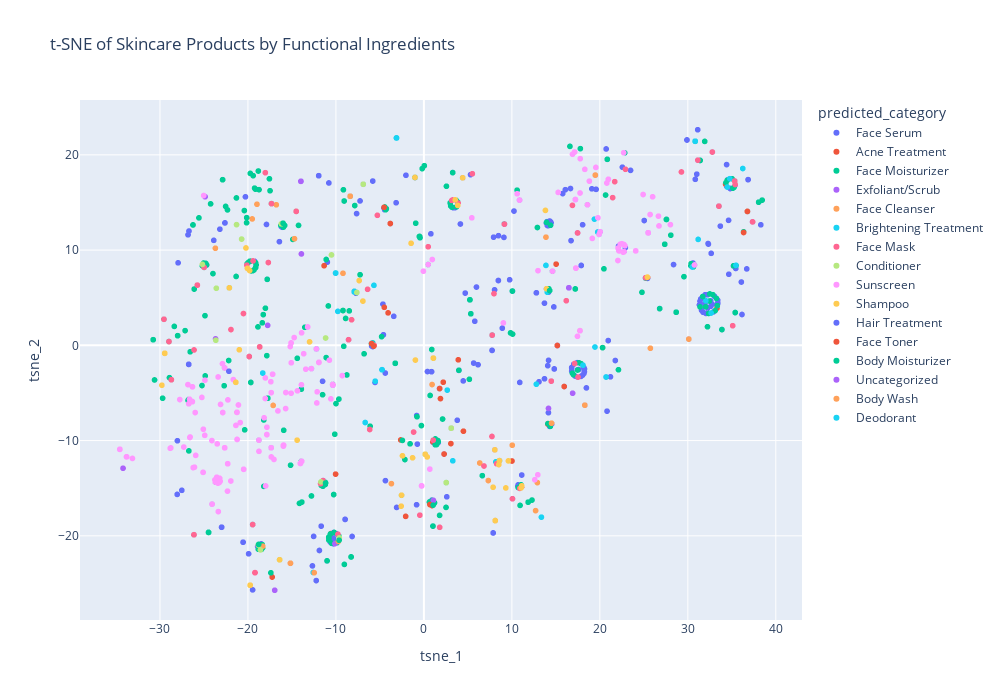

Write notebook code for a chart like this one.
### Code cell
import plotly.express as px

fig = px.scatter(
    df_binary,
    x='tsne_1',
    y='tsne_2',
    color='predicted_category',  # Color by category
    hover_name='product_title',  # Hover shows product title
    title='t-SNE of Skincare Products by Functional Ingredients',
    width=1000,
    height=700
)

fig.show()

### Figure 1 — Plotly figure (JSON) as saved in the notebook; plotly's stock layout.template omitted (floating-point values rounded to 4 significant figures; data arrays with more than 128 entries replaced by an {"elided": "..."} marker saying what was removed)
{"data": [{"hovertemplate": "<b>%{hovertext}</b><br><br>predicted_category=Face Serum<br>tsne_1=%{x}<br>tsne_2=%{y}<extra></extra>", "hovertext": {"elided": "299 str values"}, "legendgroup": "Face Serum", "marker": {"color": "#636efa", "symbol": "circle"}, "mode": "markers", "name": "Face Serum", "showlegend": true, "type": "scattergl", "x": {"elided": "299 float values"}, "xaxis": "x", "y": {"elided": "299 float values"}, "yaxis": "y"}, {"hovertemplate": "<b>%{hovertext}</b><br><br>predicted_category=Acne Treatment<br>tsne_1=%{x}<br>tsne_2=%{y}<extra></extra>", "hovertext": ["Spot Treatment", "R.E.D Blemish Repair Soothing Cream", "Clearskin Blemish Clearing AHA Treatment Cream", "T.L.C. Sukari Babyfacial", "Clear Start Flashfoliant Foaming Exfoliator", "Green Tea + Mint Cleanser", "Be Berry Radiant", "The Method: Nourish Blemish Control", "Facial Gel Wash", "Enzymatic Body Polish", "Sebo-almond-claris Pure Skin Solution 3% Mandelic Acid", "Pair Acne Cream W", "Weidenrinden Spezial-Spray", "Meerestang Fett-Stopp Gel-Spülung", "Just Bee Clear Blemish Control Moisturizer", "Zero Blemish Cream", "Tea Tree Biome Blemish Cica Cream", "Rose Blemish Cream", "Purifying Cleanser With Glycolic Acid", "Effaclar Salicylic Acid Acne Treatment"], "legendgroup": "Acne Treatment", "marker": {"color": "#EF553B", "symbol": "circle"}, "mode": "markers", "name": "Acne Treatment", "showlegend": true, "type": "scattergl", "x": [-0.4862, 25.42, 14.1, 15.03, 10.01, 14.08, 1.016, 11.12, 1.882, 2.296, -2.074, -17.25, 3.068, 4.496, 33.31, -10.59, -19.1, 34.29, -2.635, 15.17], "xaxis": "x", "y": [11.43, 7.135, -8.217, 8.528, -12.14, -8.27, -10.13, -14.83, -5.591, -11.41, -17.96, -24.33, -10.32, -9.011, 3.903, -19.77, 8.234, 16.92, -9.935, -0.01514], "yaxis": "y"}, {"hovertemplate": "<b>%{hovertext}</b><br><br>predicted_category=Face Moisturizer<br>tsne_1=%{x}<br>tsne_2=%{y}<extra></extra>", "hovertext": {"elided": "308 str values"}, "legendgroup": "Face Moisturizer", "marker": {"color": "#00cc96", "symbol": "circle"}, "mode": "markers", "name": "Face Moisturizer", "showlegend": true, "type": "scattergl", "x": {"elided": "308 float values"}, "xaxis": "x", "y": {"elided": "308 float values"}, "yaxis": "y"}, {"hovertemplate": "<b>%{hovertext}</b><br><br>predicted_category=Exfoliant/Scrub<br>tsne_1=%{x}<br>tsne_2=%{y}<extra></extra>", "hovertext": ["CBD Face Scrub", "T.L.C. Happi Scalp Scrub", "Apple Cider & Sea Salt Scalp Scrub Detox Scalp Scrub Treatment", "Sakura Exfoliating Scrub", "Lavender & Wild Orchid Hand & Body Scrub", "Raw Shea Butter Hand And Body Scrub", "Aloes Pink Lip Care Scrub", "Hyaluronic Acid And Sugar Scrub", "Even Smoother Instant Reveal Facial Peel", "Tetraforce Cica Peeling Toner Pad", "Exfoliating Shampoo", "All Kill Refresh Body Scrub", "L'Institut Youth Resurfacing Peel", "Express Delivery Enzyme Peel", "Activated Charcoal Face Scrub"], "legendgroup": "Exfoliant/Scrub", "marker": {"color": "#ab63fa", "symbol": "circle"}, "mode": "markers", "name": "Exfoliant/Scrub", "showlegend": true, "type": "scattergl", "x": [-24.87, 8.061, 8.061, 16.48, -13.98, -13.98, -17.76, -13.92, 16.9, 1.082, -23.68, -10.11, 14.16, 16.48, -18.66], "xaxis": "x", "y": [15.6, -10.97, -10.97, 6.045, 17.22, 17.22, 2.096, 9.598, -5.026, -16.28, 0.6784, -20.82, -6.621, 6.04, -0.1606], "yaxis": "y"}, {"hovertemplate": "<b>%{hovertext}</b><br><br>predicted_category=Face Cleanser<br>tsne_1=%{x}<br>tsne_2=%{y}<extra></extra>", "hovertext": ["CBD Face Cleansing Milk", "Glycolic Cleanser", "AHA By Cleansing Research Wash", "Let's Melt It Off Cleansing Balm", "African Black Soap Balancing Moisturizer", "Cleansing Milk", "Md - Restoring Facial Cleanser", "Salicylic Acid Daily Balance Cleansing Gel", "Cleansing Pasta (dry Skin)", "Deve Cleansing Oil", "Cleansing Milk", "Acnes Face Wash", "Pigmentbio H2O Brightening Micellar Water", "Replenishing Gel", "Hyaluron Foam Cleansing", "AC Derma Remedial Cleansing Foam", "Heating Calming I.n.g Cleansing Oil", "Cleansing Gel", "Pore Clear Black Charcoal Cleansing Foam", "Facial Cleansing Milk", "Finest Face Cleanser", "Pure & Deep Cleansing Foam", "Cleansing Complex", "Cleansing Complex", "Salicylic gel cleanser", "Foaming Micellar Water", "Cleansing Complex Polish", "Pureté Thermale Cleansing Foam Radiance Revealer", "Woody Sandal & Honey Hair Cleanser", "Ubtan Facewash", "Sandalwood Soap", "Sandal And Turmeric Soap", "Ubtan Moisturizing Lotion Soap"], "legendgroup": "Face Cleanser", "marker": {"color": "#FFA15A", "symbol": "circle"}, "mode": "markers", "name": "Face Cleanser", "showlegend": true, "type": "scattergl", "x": [-9.713, 0.9281, 12.9, -18.97, -14.51, -23.7, -5.649, 6.348, 7.323, -7.909, -3.692, 30.11, 25.74, -14.71, -18.32, 14.51, -9.197, 10.04, 8.109, -20.04, -18.67, 8.108, -8.378, -8.373, 12.69, -15.17, 18.29, -15.17, -19.51, 13.88, -16.78, -17.13, -11.94], "xaxis": "x", "y": [-20.59, -4.114, -14.41, 14.81, 14.07, 10.2, -0.02425, -12.35, -14.2, 5.677, -14.52, 0.6563, -0.3036, 11.19, -21.09, -8.173, 7.566, -10.49, -18.4, 8.07, -0.1599, -18.4, 15.66, 15.65, -17.35, -22.88, -6.284, -22.88, 13.27, 11.36, 14.76, -6.308, -1.788], "yaxis": "y"}, {"hovertemplate": "<b>%{hovertext}</b><br><br>predicted_category=Brightening Treatment<br>tsne_1=%{x}<br>tsne_2=%{y}<extra></extra>", "hovertext": ["The Glow", "Beyond Brightening Complex", "Nutra Effects Radiance BB Cream", "Skinlucent Glow Setting Powder", "Superfood AHA Glow Cleansing Butter", "Paeonia Brightening Cream", "Image MD Restoring Brightening Créme", "Iluma Intense Brightening Cream", "Re. Visage Moisturizing And Brightening Under Eye Gel Cream", "Iluma Intense Brightening Body Lotion", "Prism Vitamin C Glow Cream", "Rohto Mentholatum - Hada Labo Shirojyun Arbutin Whitening Milky Lotion", "Shea Butter Whitening Body Lotion", "Shirojyun Premium Whitening Emulsion (Japan Version)", "Dark Spot Corrector", "Shirojyun Premium Whitening Lotion", "Arbutin Whitening Shirojyun Cream", "Hada Labo Shirojyun Arbutin Whitening Lotion", "Yukisumi Medicated Whitening Skin Conditioner", "Shirojyun Premium Medicated Whitening Milk Emulsion", "Hada Labo Shirojyun Whitening Cream", "Hada Labo Shirojyun Premium Deep Whitening Cream", "Skin Brightening Complexion Treatment", "Radiant Glow Moisturizer", "Illumi-Bright Skin Brightening Formula", "Radiant Glow Brightening Moisturizer", "Instant Radiance Brightening Boost", "Biolucent Mineral Brightening Treatment", "All Day Radiance Mist", "Triple Glow Radiance Elixir", "Retinol + Bakuchiol Overnight Glow Gentle Cream", "Daily Brightening Tonic", "Meoru Podo Vita C Dark Spot Cream", "Brightening & Clearing Mist", "Shine Bright Whitening Body Lotion", "Anti-aging And Anti-pigmentation Hand Cream", "Face Anti-Pigmentation Spf50+", "Bulgarian Rose Otto Glow Mattifying Moisturizer SPF30", "Pinea-C Brightening Gel Washable Cleanser", "Radiance", "Turmeric Brightening Polish", "PHAT Glow Facial"], "legendgroup": "Brightening Treatment", "marker": {"color": "#19d3f3", "symbol": "circle"}, "mode": "markers", "name": "Brightening Treatment", "showlegend": true, "type": "scattergl", "x": [8.187, 19.44, -12.21, -6.673, -9.787, 30.5, -5.881, -7.922, -26.14, -7.908, 32.65, -5.534, 19.38, -3.115, 12.78, -5.679, -4.761, 31.17, -12.58, -3.115, -4.761, -3.115, 13.87, 32.05, 30.83, 35.47, 20.71, -12.21, 36.25, 7.761, 34.77, 3.282, 34.48, 18.08, 19.91, 19.76, -12.79, -18.32, 2.654, 32.79, -10.03, 14.03], "xaxis": "x", "y": [-12.23, -0.1731, -0.3778, -8.1, 3.567, 8.225, 0.2415, 5.603, -19.89, 5.675, 3.395, -3.759, 13.25, 21.77, -4.082, 6.3, -2.56, 11.12, -23.85, 21.77, -2.558, 21.77, 8.394, 4.683, 21.43, 8.404, -3.323, -0.3771, 18.57, 1.074, 17.5, -12.12, 16.62, -2.083, 11.65, 11.9, -2.445, -2.91, -4.702, 20.3, 7.591, 5.588], "yaxis": "y"}, {"hovertemplate": "<b>%{hovertext}</b><br><br>predicted_category=Face Mask<br>tsne_1=%{x}<br>tsne_2=%{y}<extra></extra>", "hovertext": ["Vita Mask", "Elvive Extraordinary Oil Multi-Use Mask", "Anew Pollution Protect+ 15-Minute Kaolin Clay Face Mask", "Food For Soft Hair Mask", "Instacure Build-A-Bond Instant Revival Liquid Mask", "Food For Soft Rich Hydrating Treatment Mask", "Frizz Dismiss Mask", "Strength Cure Superfood Deep Treatment Mask", "Total Results A Curl Can Dream Rich Mask", "Facial Detox Clarify + Clear Mask", "Overnight Face Mask", "Bombee Honey Gel Eye Mask", "Collagen Core Glow Mask", "Strawberry Rhubarb Masque", "Moisture Mask", "Strawberry Rhubarb Masque", "Feed Your Soul Love U A Latte Coffee Glow Mask", "Rosé Resurfacing Facial Mask", "Daily Vegi Mask - Wine", "Deep Detox Volcanic Exfoliating Mask", "Weightless Hydration Daily Scalp + Hydration Mask", "The Kure Intense Repair Mask", "Jamaican Black Castor Oil - Strengthen And Restore Treatment Masque", "Seatox | Marine Algae + Aloe Detoxifying Mask", "Superfruit Masque", "Fruit Fusion Enzymatic Face Mask-Peeling", "Lip Mask", "Ultra Hydrating Mask: Restore + Soften", "Face, 2 In 1 Exfoliator + Mask", "Overnight Magic Hair Mask", "Rubber Mask Bright Lover", "Lip Sleep - Balancium Ceramide Lip Butter Sleeping Mask", "Ageless Firming Sleeping Mask", "Premium Anti-Aging Duo Mask", "Bio-Retinol Gold Mask", "Premium The Absolute Anti-Aging Mask", "Goblin Blackhead Peel-off Nose Pack", "Night Owl Face Mask", "No Yellow Mask", "No Yellow Mask", "One Night For Mature Skin, Skin Firming Facial Sheet Mask", "No Yellow Mask", "Blondesse No-Yellow Mask", "3d Lifting Full Face Tension Gel Mask", "Calendula Peptide Ageless Sleeping Mask", "Calendula Peptide Ageless, Sleeping Mask", "Calendula Peptide Ageless Sleeping Mask", "Orchidée Impériale Brightening The Imperial Radiance Sheet Mask", "Collagen Pore-tight Up Hydrogel Mask", "Cellmazing Firming Gel Mask", "Rose + PHA Liquid Mask", "Tannin Complex 2-step Mask", "Real Heartleaf Soothing Mask", "Deep Collagen Power Boosting Mask", "Crithmum Maritimum + Copper Peptide Repairing Jelly Mask", "Hydrating Overnight Mask", "Moisturizing Enzyme Peeling Mask", "Red Lacto Collagen Pore Lifting Mask", "Anti Ageing Face Mask", "Refining Peel-off Mask", "Krishna Sandalwood Facial Mask", "Detoxifying 2-In-1 Mask + Scrub", "Golden Grain Brightening Mask", "Hydra No 1 Masque", "I Mask Purifying Probiotic Masque", "Gold Lust Transformative Hair Mask", "Plumping gel mask", "Pumpkin Enzyme Mask", "Charcoal & Black Sugar Gel Mask & Scrub", "Warming Gel-to-oil Beauty Mask", "Vitarich Mask", "Exfoliating Charcoal & Coconut Facial Scrub Mask", "Bt21 Face Point Mask Set", "Clearing Sweet Tea + Lemon Peel-off Clay Mask"], "legendgroup": "Face Mask", "marker": {"color": "#FF6692", "symbol": "circle"}, "mode": "markers", "name": "Face Mask", "showlegend": true, "type": "scattergl", "x": [5.506, -28.98, 10.07, -20.12, -28.71, -21.25, -25.75, -6.158, -24.98, 7.737, -1.171, 7.761, 17.13, 6.831, 1.059, 16.19, 8.266, 8.514, 7.969, -26.13, -19.85, -19.42, -5.289, 17.28, -9.773, 33.53, 1.795, 0.4867, -11.47, 17.47, -11.75, 29.27, -5.642, -26.13, -18.02, -26.14, -29.55, -6.4, -25.75, -19.2, -19.47, -19.2, -19.2, 14.48, 3.882, 3.17, 3.268, 9.153, 31.15, 21.46, -0.4618, 17.52, 25.2, 35.38, 35.1, -14.51, 10.9, 37.36, -17.32, -8.565, -8.219, -18.66, 16.88, 20.31, 3.105, 17.74, 22.91, 32.79, -21.93, -17.68, 36.77, -20.51, 35.32, 21.69], "xaxis": "x", "y": [18.02, 0.3975, -16.11, 8.421, -3.612, -7.033, 6.322, -8.835, 8.188, -9.568, -9.105, 1.074, -1.907, -12.67, -9.956, 4.687, -12.43, -12.51, 5.425, -0.4847, -1.176, 8.86, 13.65, 8.107, -19.83, 14.61, -19.11, 10.35, -14.2, 11.8, -14.52, 18.2, -0.00676, -19.89, 18.13, -19.88, 2.74, 5.882, 6.322, -23.87, -18.82, -23.87, -23.87, -3.756, 14.94, 15.21, 15.26, 12.73, 19.44, 15.51, -17.83, -3.334, 7.1, 16.89, 2.059, 14.06, -15.02, 12.96, 14.88, 0.5898, 2.687, -0.1611, 14.69, -0.2404, -8.695, 1.535, 18.48, 20.3, 1.656, 8.693, 14.06, 3.339, 17.25, 17.19], "yaxis": "y"}, {"hovertemplate": "<b>%{hovertext}</b><br><br>predicted_category=Conditioner<br>tsne_1=%{x}<br>tsne_2=%{y}<extra></extra>", "hovertext": ["Frizz Dismiss Sulfate-Free Conditioner", "Serioxyl Thickening & Detangling Conditioner", "Total Results Unbreak My Blonde Conditioner", "Strength Cure Conditioner", "Everpure Bond Strengthening Conditioner", "Fructis Strength & Shine Fortifying Conditioner", "Sheer Blonde Go Blonder Conditioner", "Go Blonder Lightening Conditioner", "Repairing Conditioner", "Condicionador Controle De Oleosidade Gengibre E Menta", "Elite Moisture Conditioner", "Perfect Volume Conditioner", "Nr8 Formula - Am/pm Skin Conditioner", "Fino Premium Touch Moist Conditioner", "No Yellow Bi-Phase Leave-In Conditioner", "Hustle Bubbles Deluxe Revolutionary Refined Rinse", "Palmers Coconut Oil Repairing Conditioner", "Cd2 | Moisturizing Conditioner", "50:50 Balanced Hydrating-Calming Conditioner", "Pink Lemonade & Coconut Super Antioxidant & Texture Beautifier Conditioner", "Gold Lust Repair & Restore Conditioner"], "legendgroup": "Conditioner", "marker": {"color": "#B6E880", "symbol": "circle"}, "mode": "markers", "name": "Conditioner", "showlegend": true, "type": "scattergl", "x": [-25.17, -23.65, -18.84, -21.38, -18.58, 20.31, 3.105, 2.537, -23.59, -9.62, -16.2, -11.17, -10.5, -16.4, -20.72, -21.3, -11.7, -6.894, -7.618, -9.195, 17.74], "xaxis": "x", "y": [8.498, 0.5407, -20.96, -3.885, -21.48, -0.24, -8.695, -14.41, 5.995, -20.21, 12.76, 0.7695, 9.49, -22.51, 11.15, 12.67, -14.34, 16.91, 5.547, 3.654, 1.535], "yaxis": "y"}, {"hovertemplate": "<b>%{hovertext}</b><br><br>predicted_category=Sunscreen<br>tsne_1=%{x}<br>tsne_2=%{y}<extra></extra>", "hovertext": {"elided": "203 str values"}, "legendgroup": "Sunscreen", "marker": {"color": "#FF97FF", "symbol": "circle"}, "mode": "markers", "name": "Sunscreen", "showlegend": true, "type": "scattergl", "x": {"elided": "203 float values"}, "xaxis": "x", "y": {"elided": "203 float values"}, "yaxis": "y"}, {"hovertemplate": "<b>%{hovertext}</b><br><br>predicted_category=Shampoo<br>tsne_1=%{x}<br>tsne_2=%{y}<extra></extra>", "hovertext": ["Soothing Rice Shampoo", "Elvive Extraordinary Oil More Than Shampoo", "Fructis Method For Curls N°0 Pre-Shampoo", "Elvive Colour Protect More Than Shampoo", "L’oreal Everpure Bond Repair Shampoo", "Dandruff Control Shampoo", "Sheer Blonde Go Blonder Lightening Shampoo", "Phytodensia Plumping Shampoo", "Sheer Blonde Go Blonder Shampoo", "Style Reviving Brunette Dry Shampoo", "Bonding Shampoo", "Nutriplenish shampoo light moisture", "Moist & Shine Shampoo", "Curls Shampoo", "Fino Premium Touch Shampoo", "Minon Whole Body Shampoo - Moisturizing Type", "No Yellow Shampoo", "No Yellow Purple Shampoo", "Blondesse No-Yellow Shampoo", "No Yellow Shampoo", "Moisture Shampoo", "Air Feel Shampoo", "Dandruff Relief Shampoo", "Cool & Clear Scalp Refreshing Shampoo", "Natural Hair Shampoo", "Protein Intensive Shampoo", "RE Genero 26 Herbs Hair Strenghtening Shampoo Anti-Dandruff", "Golden Wheat Deep Cleanse Shampoo", "Curl Shampoo", "50:50 Balanced™ Hydrating-clarifying Shampoo", "Sh1 | Daily Thickening Shampoo", "Silk Therapy Shampoo", "Color Illuminate Platinum Blonde Purple Shampoo And Conditioner", "Shampoo Fortifying & Energizing Woman", "The Alpha Easy On The Curls - Detangling Hydration Shampoo", "Smooth And Sleek Shampoo", "Himawari Smooth & Repair Oil In Shampoo", "Smoothing Shampoo", "Soft Moisture Shampoo", "Purify & Revive Cleanse Shampoo", "Ichikami Smoothing Shampoo", "Smoothing Shampoo Fine Hair", "Moisture Shampoo", "Restorative (Repair) Shampoo", "Keratin And Green Tea Shampoo", "Deep Moisture Shampoo", "Shampoo For Brilliance & Shine"], "legendgroup": "Shampoo", "marker": {"color": "#FECB52", "symbol": "circle"}, "mode": "markers", "name": "Shampoo", "showlegend": true, "type": "scattergl", "x": [8.512, 9.604, -2.435, 8.063, 11.12, 8.588, 1.076, -2.541, 1.076, -13.0, -1.289, 8.109, -0.9643, -14.41, -16.4, 7.866, -19.75, -19.75, -19.75, -19.75, 9.31, 11.05, 3.849, 3.561, -1.014, 4.406, 25.4, -20.23, 0.71, -7.356, -1.456, -22.11, -20.98, 13.82, -21.38, -29.46, -29.78, -29.46, -29.46, -2.583, -29.46, 0.3752, -6.934, 0.1498, -19.81, -20.06, 13.94], "xaxis": "x", "y": [-12.51, -12.13, -11.6, -10.97, -14.75, -12.1, -1.342, -15.74, -1.343, 0.364, -11.81, -18.4, -1.547, -9.954, -22.51, -14.9, -25.19, -25.19, -25.19, -25.19, -14.97, -14.97, 14.7, 15.28, 17.62, 17.59, 7.165, 10.22, -16.75, 6.798, 10.72, 6.037, -0.4671, 14.17, -3.883, -0.8367, -4.186, -0.8373, -0.8369, -16.88, -0.837, -11.71, 4.646, -11.44, 7.856, 8.083, 5.935], "yaxis": "y"}, {"hovertemplate": "<b>%{hovertext}</b><br><br>predicted_category=Hair Treatment<br>tsne_1=%{x}<br>tsne_2=%{y}<extra></extra>", "hovertext": ["Extreme Bleach Recovery Cica Cream Leave-in Treatment", "Fructis Vitamin & Strength 10-in-1 Leave-in Cream", "Infra Keratin Mist Leave-in Strengthening Treatment"], "legendgroup": "Hair Treatment", "marker": {"color": "#636efa", "symbol": "circle"}, "mode": "markers", "name": "Hair Treatment", "showlegend": true, "type": "scattergl", "x": [-17.89, 16.72, -22.17], "xaxis": "x", "y": [12.69, 10.99, -2.72], "yaxis": "y"}, {"hovertemplate": "<b>%{hovertext}</b><br><br>predicted_category=Face Toner<br>tsne_1=%{x}<br>tsne_2=%{y}<extra></extra>", "hovertext": ["Intensive Retinol Toner", "Vie Anti-Age Depigmenting Toner", "pH Balancing Toner", "Medicated Whitening Mist Toner", "Melano CC Concentration Measures Toner", "Peptaronic Toner", "Intense Moisture Toner", "Cera-nol Gel Toner Pads", "First Synergy Toner", "True Cicalming Toner Pad 70pads", "Blue Salt Cooling Toner Pad", "Octuple Hyaluron Moist Toner", "Detox Energizing Facial Mist Toner", "AC Solution Toner", "Potentilla Calming Cream Toner (Intensive Barrier Care Cream Toner)", "Glow2Oh Dark Spot Toner"], "legendgroup": "Face Toner", "marker": {"color": "#EF553B", "symbol": "circle"}, "mode": "markers", "name": "Face Toner", "showlegend": true, "type": "scattergl", "x": [-3.819, 1.786, 36.34, -4.071, -5.948, -4.527, 0.9312, -10.04, -4.502, -5.701, 0.6813, 36.77, -11.34, 15.95, 2.2, 3.907], "xaxis": "x", "y": [12.79, -4.536, 11.85, 3.409, 0.191, 14.49, -16.82, -13.52, 3.994, -0.08818, -16.71, 14.06, 8.361, -4.32, -3.871, -1.52], "yaxis": "y"}, {"hovertemplate": "<b>%{hovertext}</b><br><br>predicted_category=Body Moisturizer<br>tsne_1=%{x}<br>tsne_2=%{y}<extra></extra>", "hovertext": ["T.l.c. Glycolic Body Lotion", "Mooltox Hyaluron Layer Body Lotion", "Unicorn Cbd Body Butter", "Cicamidas 5 Body Lotion", "Body Lotion - Goat'S Milk & Chai", "Soothing Body Lotion Refillable Stick", "Mentholatum Medicated Hand Veil Rough Texture Preparation Hand Cream", "Medicated Hand Cream", "Aloe Vera Essentials Canary Islands Aloe Vera With Hyaluronic Acid Body Cream", "First Hand Cream", "Aloe Face And Body Lotion SPF50+ Pa+++", "Moisturizing Perfume Hand Cream No.30 White Musk", "Brazil Nut Body Butter", "Atlantic Kelp & Magnesium Anti-fatigue Body Cream"], "legendgroup": "Body Moisturizer", "marker": {"color": "#00cc96", "symbol": "circle"}, "mode": "markers", "name": "Body Moisturizer", "showlegend": true, "type": "scattergl", "x": [20.31, 14.29, 0.8958, -11.18, -16.0, -17.49, -18.79, -30.62, -9.195, 3.041, -19.68, 31.69, -9.641, 1.049], "xaxis": "x", "y": [-0.2386, 5.75, -0.4365, -14.45, 12.82, 16.23, -20.9, -3.636, 3.654, 14.64, -3.891, 5.122, -20.46, -16.78], "yaxis": "y"}, {"hovertemplate": "<b>%{hovertext}</b><br><br>predicted_category=Uncategorized<br>tsne_1=%{x}<br>tsne_2=%{y}<extra></extra>", "hovertext": ["Cool Sheet For Children Fever Netsusama Sheet For 12+4 Pcs - 8 Hours", "Spot Gel"], "legendgroup": "Uncategorized", "marker": {"color": "#ab63fa", "symbol": "circle"}, "mode": "markers", "name": "Uncategorized", "showlegend": true, "type": "scattergl", "x": [-16.96, -34.2], "xaxis": "x", "y": [-25.71, -12.9], "yaxis": "y"}, {"hovertemplate": "<b>%{hovertext}</b><br><br>predicted_category=Body Wash<br>tsne_1=%{x}<br>tsne_2=%{y}<extra></extra>", "hovertext": ["Fragrance Free Body Wash", "Ubtan Body Wash New"], "legendgroup": "Body Wash", "marker": {"color": "#FFA15A", "symbol": "circle"}, "mode": "markers", "name": "Body Wash", "showlegend": true, "type": "scattergl", "x": [-12.47, 19.49], "xaxis": "x", "y": [-23.87, 17.87], "yaxis": "y"}, {"hovertemplate": "<b>%{hovertext}</b><br><br>predicted_category=Deodorant<br>tsne_1=%{x}<br>tsne_2=%{y}<extra></extra>", "hovertext": ["Roll-On Antiperspirant Deodorant"], "legendgroup": "Deodorant", "marker": {"color": "#19d3f3", "symbol": "circle"}, "mode": "markers", "name": "Deodorant", "showlegend": true, "type": "scattergl", "x": [13.36], "xaxis": "x", "y": [-18.04], "yaxis": "y"}], "layout": {"height": 700, "legend": {"title": {"text": "predicted_category"}, "tracegroupgap": 0}, "title": {"text": "t-SNE of Skincare Products by Functional Ingredients"}, "width": 1000, "xaxis": {"anchor": "y", "domain": [0, 1], "title": {"text": "tsne_1"}}, "yaxis": {"anchor": "x", "domain": [0, 1], "title": {"text": "tsne_2"}}}}
